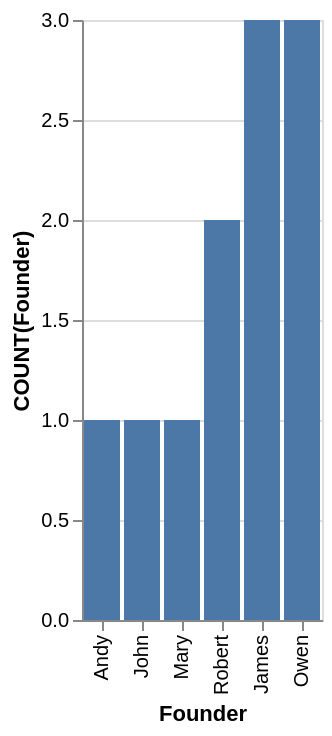

Specify this chart in Vega-Lite:
### Vega-Lite specification from a JSON file in a GitHub repository (floating-point values rounded to 4 significant figures)
{"data": {"values": [{"x_data": "Andy", "y_data": 1}, {"x_data": "John", "y_data": 1}, {"x_data": "Mary", "y_data": 1}, {"x_data": "Robert", "y_data": 2}, {"x_data": "James", "y_data": 3}, {"x_data": "Owen", "y_data": 3}]}, "mark": "bar", "encoding": {"x": {"field": "x_data", "type": "nominal", "title": "Founder", "sort": {"op": "sum", "field": "y_data", "order": "ascending"}}, "y": {"field": "y_data", "type": "quantitative", "title": "COUNT(Founder)"}}}
